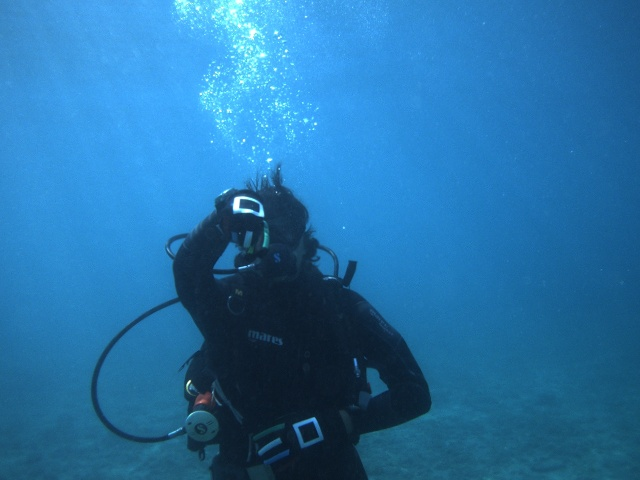
#> input picture dataset/backwards/backwards-0004.jpg, 640 x 480 px
$ python contraste.py
#> lines starting #> are read from the running program, lines starting #| are printed output that depends on the picture
from skimage import io, color, exposure
import matplotlib.pyplot as plt

# Carrega a imagem
image = io.imread('dataset/backwards/backwards-0004.jpg')
#> image is the input picture: shape (480, 640, 3); mean R, G, B 38.6, 114.3, 167.4

# Converte para escala de cinza
gray_image = color.rgb2gray(image)
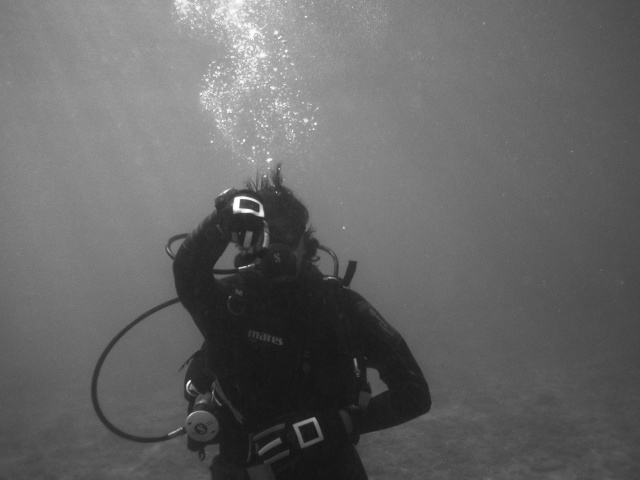
#> gray_image: shape (480, 640) float64; min 0.0757, max 0.999, mean 0.4

# Equaliza o histograma para aumentar o contraste
equalized_image = exposure.equalize_hist(gray_image)
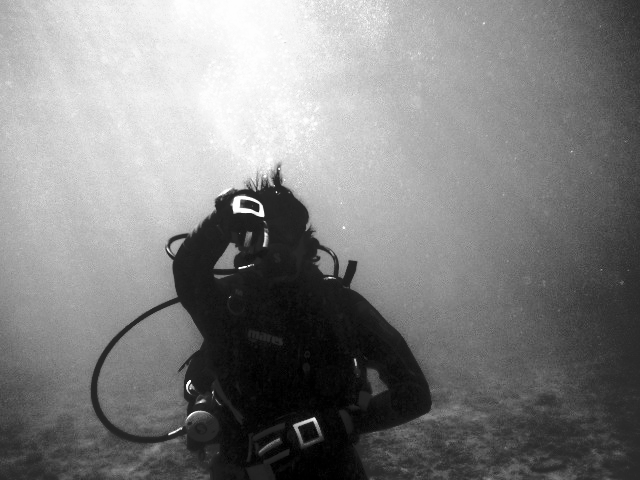
#> equalized_image: shape (480, 640) float64; min 3.26e-05, max 1, mean 0.504

# Exibe as imagens
fig, ax = plt.subplots(ncols=2, figsize=(8, 4))

ax[0].imshow(gray_image, cmap='gray')
ax[0].set_title('Imagem em escala de cinza')

ax[1].imshow(equalized_image, cmap='gray')
ax[1].set_title('Imagem com contraste ajustado')

plt.show()
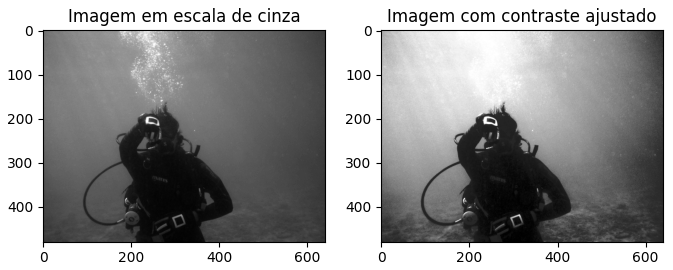
#> figure drawn by matplotlib, 2 panels

$ run again, with dataset/backwards/backwards-0001.jpg copied over dataset/backwards/backwards-0004.jpg
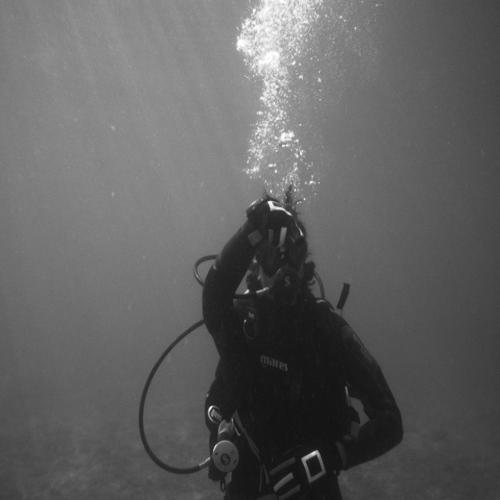
#> input picture dataset/backwards/backwards-0001.jpg, 500 x 500 px
#> image is the input picture: shape (500, 500); min 13, max 255, mean 96.7
#> `equalized_image = exposure.equalize_hist(gray_image)`:
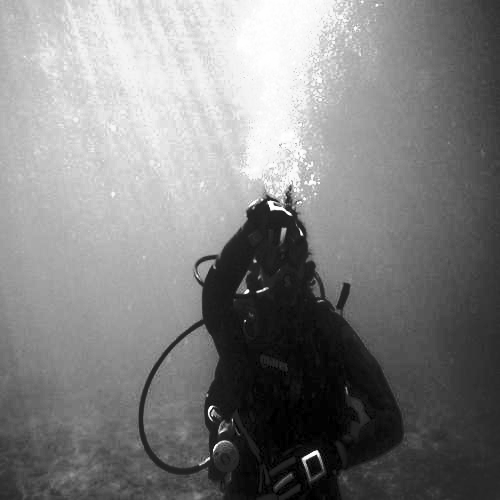
#> equalized_image: shape (500, 500) float64; min 4e-06, max 1, mean 0.505
#> `plt.show()`:
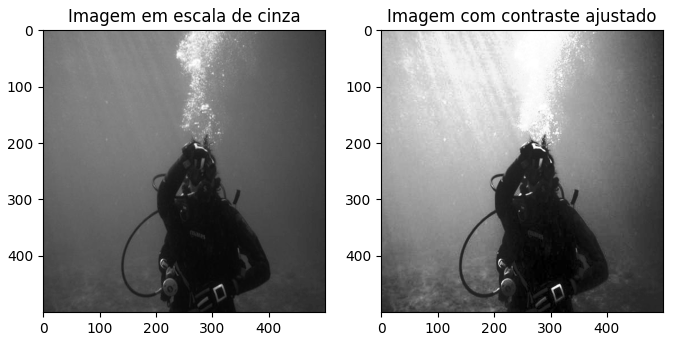
#> figure drawn by matplotlib, 2 panels
